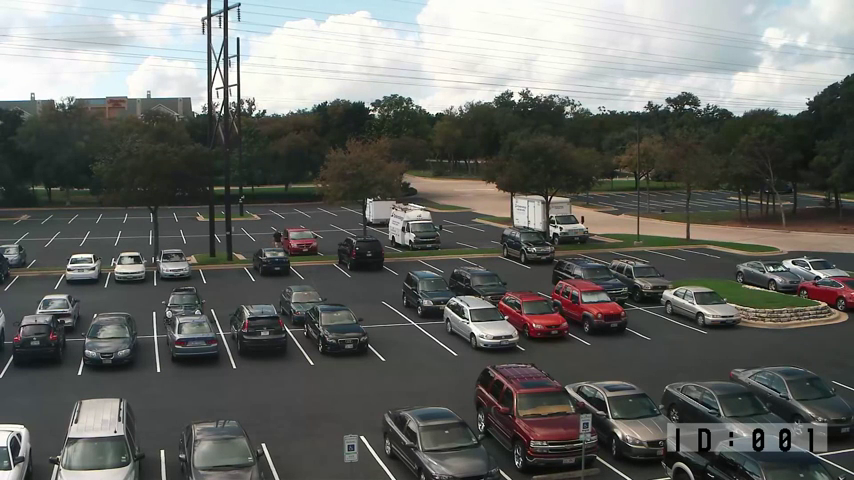
#> input picture Khare_frame_02.png, 854 x 480 px, given in place of Khare_testvideo_01.mp4, which was not available
$ jupyter execute --allow-errors DeepParking_test.ipynb   (shell and % lines are left out)   (older library calls are emulated)   (text cells are left out)
#> lines starting #> are read from the running program, lines starting #| are printed output that depends on the picture; pictures that were not available may be replaced by others from this repository, and a replacement may not be noted
#> further down, frame_initial is the input picture: shape (480, 854, 3); mean B, G, R 101.1, 104.9, 103.3
#> `frame = cv2.resize(frame_initial, None, fx=0.6, fy=0.6)`:
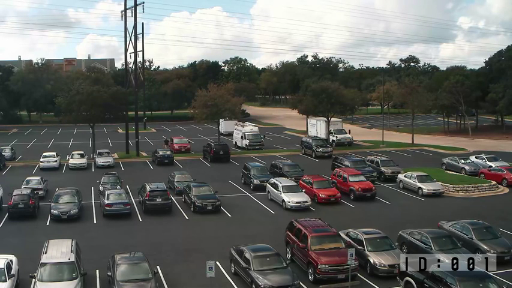
#> frame: shape (288, 512, 3); mean B, G, R 101.1, 104.9, 103.2
#> `frame_blur = cv2.GaussianBlur(frame.copy(), (5,5), 3)`:
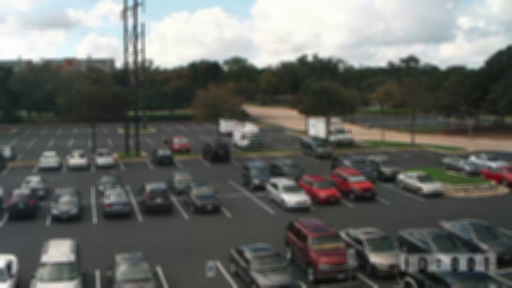
#> frame_blur: shape (288, 512, 3); mean B, G, R 101.1, 104.9, 103.2
#> `frame_gray = cv2.cvtColor(frame_blur, cv2.COLOR_BGR2GRAY)`:
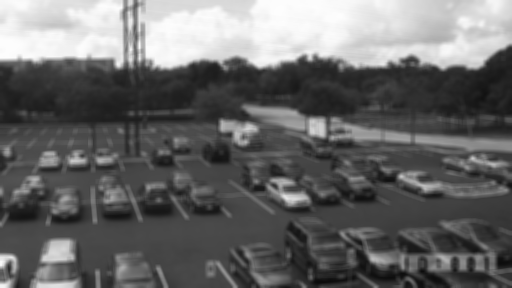
#> frame_gray: shape (288, 512); min 12, max 253, mean 103.9
#> `cv2.putText(frame_out,global_str + str(round(change_pos,2)) + 'sec', (..`:
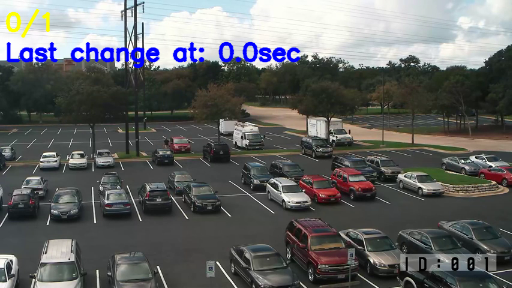
#> frame_out: shape (288, 512, 3); mean B, G, R 101.2, 101.6, 100.1
#> `fgmask = fgbg.apply(frame_blur)`: fgmask: shape (288, 512); every value is 255
[cell 1]
# Put these at the top of every notebook, to get automatic reloading and inline plotting

[cell 2]
# from google.colab import drive
# drive.mount('/content/drive')

[cell 3]
import os
os.chdir('/content/drive/My Drive/AK49/Parking/fastai/courses/dl1')

[cell 4]
# !pip install fastai==0.7

[cell 5]
# !pip install torchtext==0.2.3

[cell 6]
import yaml
import numpy as np
import cv2
# This file contains all the main external libs we'll use
from fastai.imports import *
from fastai.transforms import *
from fastai.conv_learner import *
from fastai.model import *
from fastai.dataset import *
from fastai.sgdr import *
from fastai.plots import *

from pathlib import Path
import json
from PIL import ImageDraw, ImageFont
from matplotlib import patches, patheffects

cv2.__version__
#> (the rest of this cell did not finish here and is left out)

[cell 7]
# path references
fn = "Khare_testvideo_01.mp4" #3
#fn = "datasets\parkinglot_1_720p.mp4"
#fn = "datasets\street_high_360p.mp4"
fn_yaml = "Khare_yml_02.yml"
fn_out =  "Khare_outputvideo_01.avi"
# cascade_src = 'Khare_classifier_02.xml'
# car_cascade = cv2.CascadeClassifier(cascade_src)
global_str = "Last change at: "
change_pos = 0.00
dict =  {
        'text_overlay': True,
        'parking_overlay': True,
        'parking_id_overlay': True,
        'parking_detection': True,
        'motion_detection': True,
        'min_area_motion_contour': 500, # area given to detect motion
        'park_laplacian_th': 2.8,
        'park_sec_to_wait': 2, # 4   wait time for changing the status of a region
        'start_frame': 0, # begin frame from specific frame number
        'show_ids': True, # shows id on each region
        'classifier_used': True,
        'save_video': False
        }

# Set from video
cap = cv2.VideoCapture(fn)
video_info = {  'fps':    cap.get(cv2.CAP_PROP_FPS),
                'width':  int(cap.get(cv2.CAP_PROP_FRAME_WIDTH)*0.6),
                'height': int(cap.get(cv2.CAP_PROP_FRAME_HEIGHT)*0.6),
                'fourcc': cap.get(cv2.CAP_PROP_FOURCC),
                'num_of_frames': int(cap.get(cv2.CAP_PROP_FRAME_COUNT))}

cap.set(cv2.CAP_PROP_POS_FRAMES, dict['start_frame']) # jump to frame number specified

#> (a cell that did not finish here is left out)

[cell 9]
# Define the codec and create VideoWriter object
if dict['save_video']:
    fourcc = cv2.VideoWriter_fourcc('X','V','I','D') # options: ('P','I','M','1'), ('D','I','V','X'), ('M','J','P','G'), ('X','V','I','D')
    out = cv2.VideoWriter(fn_out, -1, 25.0,(video_info['width'], video_info['height']))

# # initialize the HOG descriptor/person detector. Take a lot of processing power.
# if dict['pedestrian_detection']:
#     hog = cv2.HOGDescriptor()
#     hog.setSVMDetector(cv2.HOGDescriptor_getDefaultPeopleDetector())

    # Use Background subtraction
if dict['motion_detection']:
    fgbg = cv2.createBackgroundSubtractorMOG2(history=300, varThreshold=16, detectShadows=False)

#> (a cell that did not finish here is left out)

[cell 11]
countwhile = 0
#> (the rest of this cell did not finish here and is left out)
